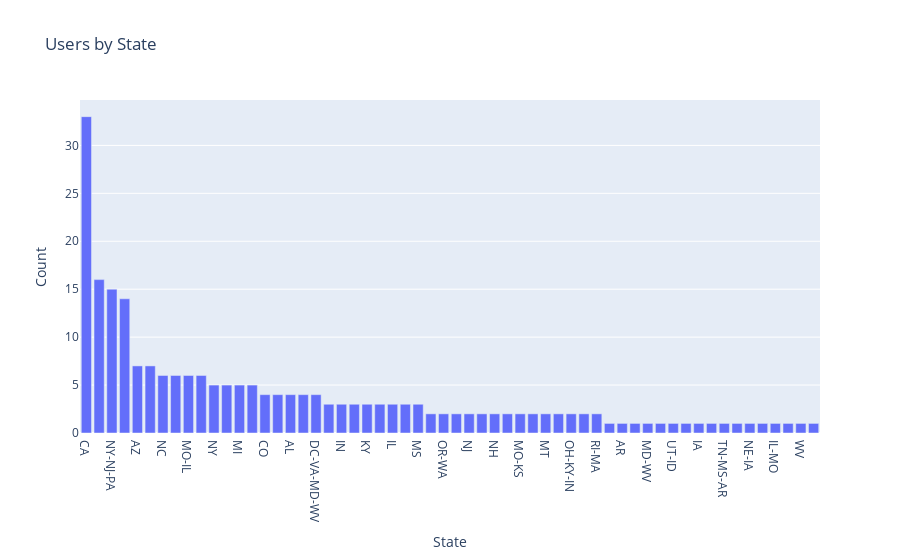
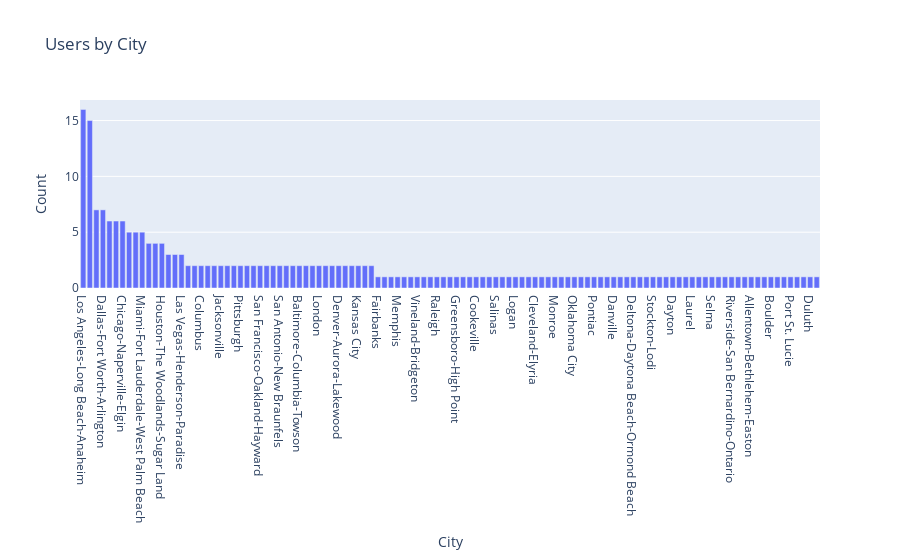
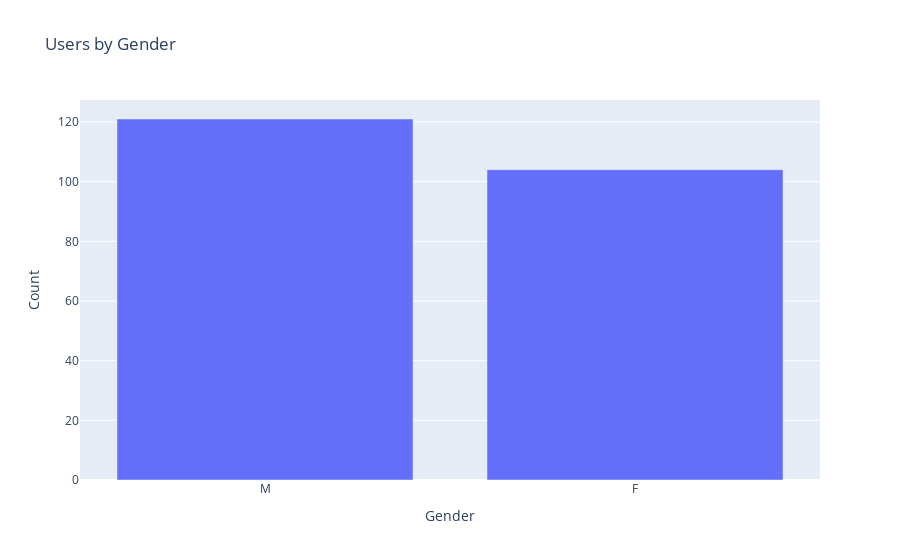
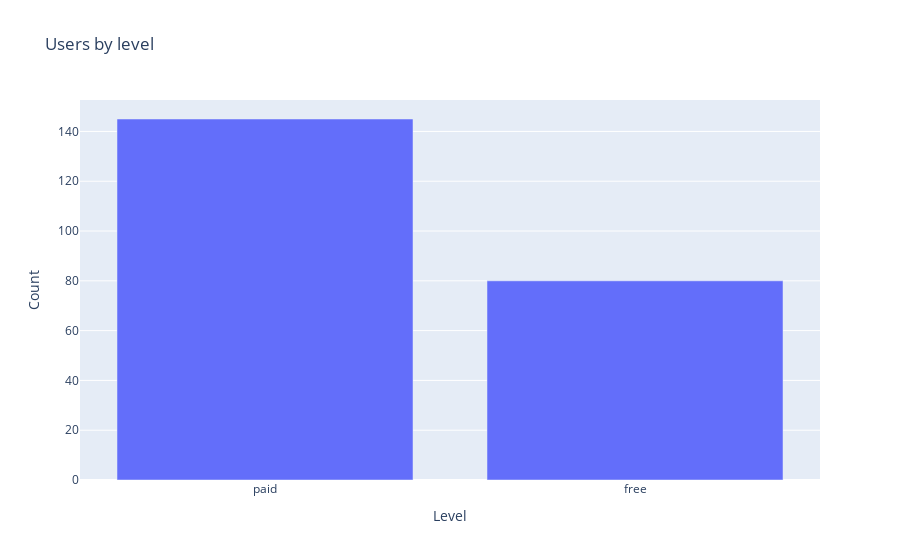

Notebook code for these charts, in order:
### Markdown cell above
### User Demographics

### Code cell
# Create user-level dataset
user_data_last_snapshot = dataframe_filled.groupby('userId').last()

print(f"User demographics summary:")
print(f"- Total unique users: {len(user_data_last_snapshot):,}")
print(f"- Gender distribution:\n{user_data_last_snapshot['gender'].value_counts()}")
print(f"- Level distribution:\n{user_data_last_snapshot['level'].value_counts()}")


# Geographic distribution
plot_counts(user_data_last_snapshot, 'state', 'Users by State')
plot_counts(user_data_last_snapshot, 'city', 'Users by City') 
plot_counts(user_data_last_snapshot, 'gender', 'Users by Gender')
plot_counts(user_data_last_snapshot, 'level', 'Users by level')

### Figure 1 — Plotly figure (JSON) as saved in the notebook; plotly's stock layout.template omitted (floating-point values rounded to 4 significant figures)
{"data": [{"hovertemplate": "State=%{x}<br>Count=%{y}<extra></extra>", "legendgroup": "", "marker": {"color": "#636efa", "pattern": {"shape": ""}}, "name": "", "orientation": "v", "showlegend": false, "textposition": "auto", "type": "bar", "x": ["CA", "TX", "NY-NJ-PA", "FL", "AZ", "CT", "NC", "NC-SC", "MO-IL", "IL-IN-WI", "NY", "PA-NJ-DE-MD", "MI", "MA-NH", "CO", "GA", "AL", "WA", "DC-VA-MD-WV", "MN-WI", "IN", "NV", "KY", "PA", "IL", "OH", "MS", "VA-NC", "OR-WA", "MD", "NJ", "SC", "NH", "AK", "MO-KS", "LA", "MT", "GA-AL", "OH-KY-IN", "VA", "RI-MA", "SC-NC", "AR", "KY-IN", "MD-WV", "OR", "UT-ID", "UT", "IA", "TN-VA", "TN-MS-AR", "OK", "NE-IA", "PA-NJ", "IL-MO", "WI", "WV", "TN"], "xaxis": "x", "y": [33, 16, 15, 14, 7, 7, 6, 6, 6, 6, 5, 5, 5, 5, 4, 4, 4, 4, 4, 3, 3, 3, 3, 3, 3, 3, 3, 2, 2, 2, 2, 2, 2, 2, 2, 2, 2, 2, 2, 2, 2, 1, 1, 1, 1, 1, 1, 1, 1, 1, 1, 1, 1, 1, 1, 1, 1, 1], "yaxis": "y"}], "layout": {"barmode": "relative", "legend": {"tracegroupgap": 0}, "title": {"text": "Users by State"}, "xaxis": {"anchor": "y", "domain": [0, 1], "title": {"text": "State"}}, "yaxis": {"anchor": "x", "domain": [0, 1], "title": {"text": "Count"}}}}

### Figure 2 — Plotly figure (JSON) as saved in the notebook; plotly's stock layout.template omitted (floating-point values rounded to 4 significant figures)
{"data": [{"hovertemplate": "City=%{x}<br>Count=%{y}<extra></extra>", "legendgroup": "", "marker": {"color": "#636efa", "pattern": {"shape": ""}}, "name": "", "orientation": "v", "showlegend": false, "textposition": "auto", "type": "bar", "x": ["Los Angeles-Long Beach-Anaheim", "New York-Newark-Jersey City", "Phoenix-Mesa-Scottsdale", "Dallas-Fort Worth-Arlington", "St. Louis", "Charlotte-Concord-Gastonia", "Chicago-Naperville-Elgin", "Boston-Cambridge-Newton", "Philadelphia-Camden-Wilmington", "Miami-Fort Lauderdale-West Palm Beach", "Washington-Arlington-Alexandria", "Atlanta-Sandy Springs-Roswell", "Houston-The Woodlands-Sugar Land", "New Haven-Milford", "San Diego-Carlsbad", "Las Vegas-Henderson-Paradise", "Greenville-Anderson-Mauldin", "Bridgeport-Stamford-Norwalk", "Columbus", "Flint", "Portland-Vancouver-Hillsboro", "Jacksonville", "Jackson", "Spokane-Spokane Valley", "Pittsburgh", "Truckee-Grass Valley", "Virginia Beach-Norfolk-Newport News", "San Francisco-Oakland-Hayward", "Sacramento--Roseville--Arden-Arcade", "Buffalo-Cheektowaga-Niagara Falls", "San Antonio-New Braunfels", "Tallahassee", "Providence-Warwick", "Baltimore-Columbia-Towson", "Seattle-Tacoma-Bellevue", "Hartford-West Hartford-East Hartford", "London", "Tampa-St. Petersburg-Clearwater", "Detroit-Warren-Dearborn", "Denver-Aurora-Lakewood", "Cincinnati", "Minneapolis-St. Paul-Bloomington", "Kansas City", "Indianapolis-Carmel-Anderson", "Syracuse", "Fairbanks", "Price", "Louisville/Jefferson County", "Memphis", "Oxnard-Thousand Oaks-Ventura", "Kingsport-Bristol-Bristol", "Vineland-Bridgeton", "Corpus Christi", "Montgomery", "Raleigh", "Birmingham-Hoover", "Myrtle Beach-Conway-North Myrtle Beach", "Greensboro-High Point", "Wilson", "Ionia", "Cookeville", "Roanoke", "Colorado Springs", "Salinas", "Orlando-Kissimmee-Sanford", "Hagerstown-Martinsburg", "Logan", "Sterling", "North Wilkesboro", "Cleveland-Elyria", "Albany", "Little Rock-North Little Rock-Conway", "Monroe", "Santa Maria-Santa Barbara", "Scranton--Wilkes-Barre--Hazleton", "Oklahoma City", "Albany-Schenectady-Troy", "Muncie", "Pontiac", "Dubuque", "Napa", "Danville", "Manchester-Nashua", "Austin-Round Rock", "Deltona-Daytona Beach-Ormond Beach", "Bakersfield", "New Philadelphia-Dover", "Stockton-Lodi", "Troy", "Kankakee", "Dayton", "Winston-Salem", "Morgantown", "Laurel", "Lexington-Fayette", "Alexandria", "Selma", "Anchorage", "Billings", "Riverside-San Bernardino-Ontario", "Atlantic City-Hammonton", "Omaha-Council Bluffs", "Allentown-Bethlehem-Easton", "Quincy", "McAllen-Edinburg-Mission", "Boulder", "Gainesville", "Bozeman", "Port St. Lucie", "Milwaukee-Waukesha-West Allis", "Concord", "Duluth", "San Jose-Sunnyvale-Santa Clara"], "xaxis": "x", "y": [16, 15, 7, 7, 6, 6, 6, 5, 5, 5, 4, 4, 4, 3, 3, 3, 2, 2, 2, 2, 2, 2, 2, 2, 2, 2, 2, 2, 2, 2, 2, 2, 2, 2, 2, 2, 2, 2, 2, 2, 2, 2, 2, 2, 2, 1, 1, 1, 1, 1, 1, 1, 1, 1, 1, 1, 1, 1, 1, 1, 1, 1, 1, 1, 1, 1, 1, 1, 1, 1, 1, 1, 1, 1, 1, 1, 1, 1, 1, 1, 1, 1, 1, 1, 1, 1, 1, 1, 1, 1, 1, 1, 1, 1, 1, 1, 1, 1, 1, 1, 1, 1, 1, 1, 1, 1, 1, 1, 1, 1, 1, 1, 1], "yaxis": "y"}], "layout": {"barmode": "relative", "legend": {"tracegroupgap": 0}, "title": {"text": "Users by City"}, "xaxis": {"anchor": "y", "domain": [0, 1], "title": {"text": "City"}}, "yaxis": {"anchor": "x", "domain": [0, 1], "title": {"text": "Count"}}}}

### Figure 3 — Plotly figure (JSON) as saved in the notebook; plotly's stock layout.template omitted (floating-point values rounded to 4 significant figures)
{"data": [{"hovertemplate": "Gender=%{x}<br>Count=%{y}<extra></extra>", "legendgroup": "", "marker": {"color": "#636efa", "pattern": {"shape": ""}}, "name": "", "orientation": "v", "showlegend": false, "textposition": "auto", "type": "bar", "x": ["M", "F"], "xaxis": "x", "y": [121, 104], "yaxis": "y"}], "layout": {"barmode": "relative", "legend": {"tracegroupgap": 0}, "title": {"text": "Users by Gender"}, "xaxis": {"anchor": "y", "domain": [0, 1], "title": {"text": "Gender"}}, "yaxis": {"anchor": "x", "domain": [0, 1], "title": {"text": "Count"}}}}

### Figure 4 — Plotly figure (JSON) as saved in the notebook; plotly's stock layout.template omitted (floating-point values rounded to 4 significant figures)
{"data": [{"hovertemplate": "Level=%{x}<br>Count=%{y}<extra></extra>", "legendgroup": "", "marker": {"color": "#636efa", "pattern": {"shape": ""}}, "name": "", "orientation": "v", "showlegend": false, "textposition": "auto", "type": "bar", "x": ["paid", "free"], "xaxis": "x", "y": [145, 80], "yaxis": "y"}], "layout": {"barmode": "relative", "legend": {"tracegroupgap": 0}, "title": {"text": "Users by level"}, "xaxis": {"anchor": "y", "domain": [0, 1], "title": {"text": "Level"}}, "yaxis": {"anchor": "x", "domain": [0, 1], "title": {"text": "Count"}}}}
